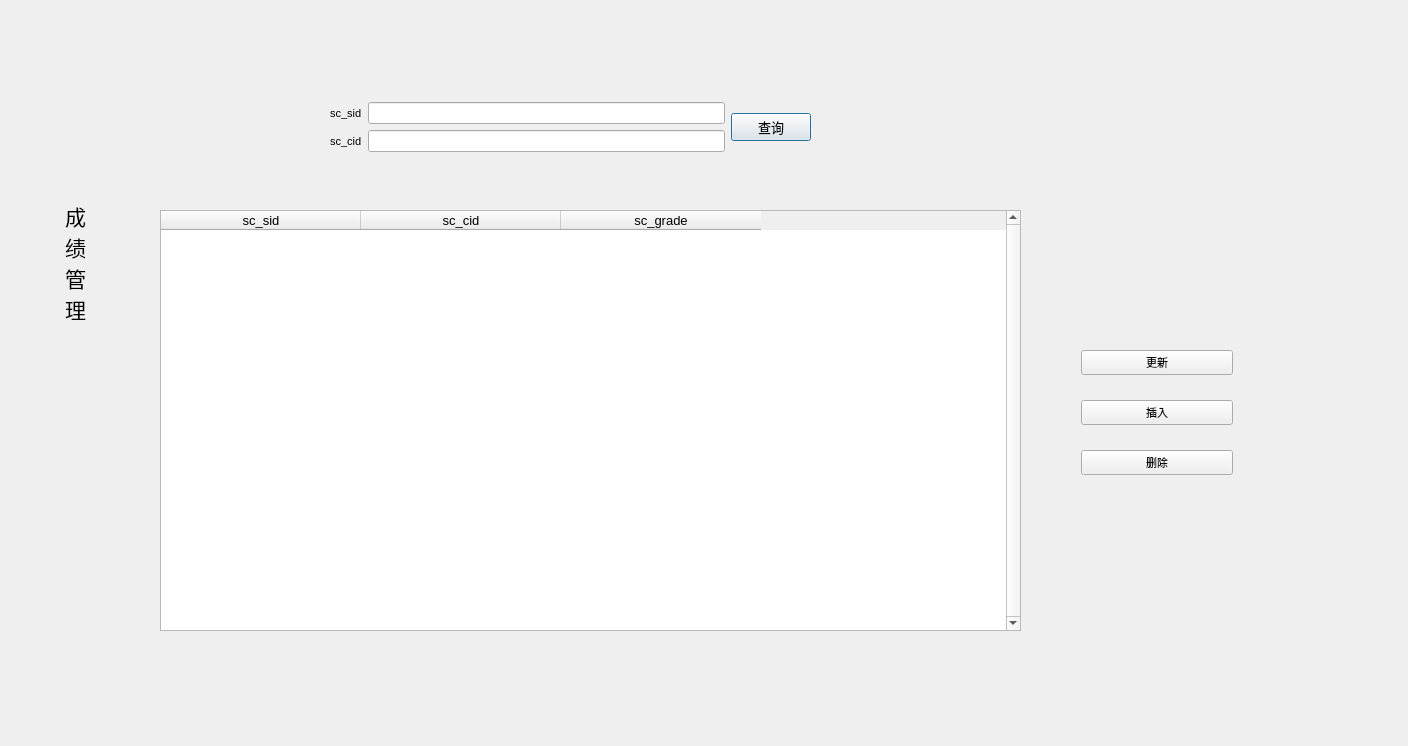
<?xml version="1.0" encoding="UTF-8"?>
<ui version="4.0">
 <class>ScDialog</class>
 <widget class="QDialog" name="ScDialog">
  <property name="geometry">
   <rect>
    <x>0</x>
    <y>0</y>
    <width>1408</width>
    <height>746</height>
   </rect>
  </property>
  <property name="font">
   <font>
    <pointsize>8</pointsize>
   </font>
  </property>
  <property name="windowTitle">
   <string>成绩管理</string>
  </property>
  <widget class="QTableWidget" name="tableWidget">
   <property name="geometry">
    <rect>
     <x>160</x>
     <y>210</y>
     <width>861</width>
     <height>421</height>
    </rect>
   </property>
   <property name="font">
    <font>
     <pointsize>10</pointsize>
     <kerning>true</kerning>
    </font>
   </property>
   <property name="lineWidth">
    <number>4</number>
   </property>
   <property name="verticalScrollBarPolicy">
    <enum>Qt::ScrollBarAlwaysOn</enum>
   </property>
   <property name="autoScrollMargin">
    <number>16</number>
   </property>
   <attribute name="horizontalHeaderVisible">
    <bool>true</bool>
   </attribute>
   <attribute name="horizontalHeaderCascadingSectionResizes">
    <bool>true</bool>
   </attribute>
   <attribute name="horizontalHeaderDefaultSectionSize">
    <number>200</number>
   </attribute>
   <attribute name="verticalHeaderCascadingSectionResizes">
    <bool>false</bool>
   </attribute>
   <attribute name="verticalHeaderDefaultSectionSize">
    <number>96</number>
   </attribute>
   <column>
    <property name="text">
     <string>sc_sid</string>
    </property>
   </column>
   <column>
    <property name="text">
     <string>sc_cid</string>
    </property>
   </column>
   <column>
    <property name="text">
     <string>sc_grade</string>
    </property>
   </column>
  </widget>
  <widget class="QLabel" name="label">
   <property name="geometry">
    <rect>
     <x>40</x>
     <y>200</y>
     <width>71</width>
     <height>201</height>
    </rect>
   </property>
   <property name="font">
    <font>
     <pointsize>16</pointsize>
    </font>
   </property>
   <property name="accessibleDescription">
    <string/>
   </property>
   <property name="layoutDirection">
    <enum>Qt::LeftToRight</enum>
   </property>
   <property name="autoFillBackground">
    <bool>false</bool>
   </property>
   <property name="text">
    <string>成
绩
管
理</string>
   </property>
   <property name="scaledContents">
    <bool>false</bool>
   </property>
   <property name="alignment">
    <set>Qt::AlignHCenter|Qt::AlignTop</set>
   </property>
  </widget>
  <widget class="QWidget" name="layoutWidget">
   <property name="geometry">
    <rect>
     <x>330</x>
     <y>90</y>
     <width>481</width>
     <height>74</height>
    </rect>
   </property>
   <layout class="QGridLayout" name="gridLayout_4">
    <item row="0" column="0">
     <layout class="QGridLayout" name="gridLayout_2">
      <item row="1" column="0">
       <layout class="QGridLayout" name="gridLayout">
        <item row="3" column="1">
         <widget class="QLineEdit" name="lineEdit_2"/>
        </item>
        <item row="1" column="0">
         <widget class="QLabel" name="label_2">
          <property name="text">
           <string>sc_sid</string>
          </property>
         </widget>
        </item>
        <item row="1" column="1">
         <widget class="QLineEdit" name="lineEdit"/>
        </item>
        <item row="3" column="0">
         <widget class="QLabel" name="label_3">
          <property name="text">
           <string>sc_cid</string>
          </property>
         </widget>
        </item>
       </layout>
      </item>
     </layout>
    </item>
    <item row="0" column="1">
     <widget class="QPushButton" name="m_selected">
      <property name="font">
       <font>
        <pointsize>10</pointsize>
       </font>
      </property>
      <property name="text">
       <string>查询</string>
      </property>
     </widget>
    </item>
   </layout>
  </widget>
  <widget class="QWidget" name="">
   <property name="geometry">
    <rect>
     <x>1081</x>
     <y>331</y>
     <width>152</width>
     <height>164</height>
    </rect>
   </property>
   <layout class="QGridLayout" name="gridLayout_3">
    <item row="0" column="0">
     <widget class="QPushButton" name="m_updated">
      <property name="text">
       <string>更新</string>
      </property>
     </widget>
    </item>
    <item row="1" column="0">
     <widget class="QPushButton" name="m_inserted">
      <property name="text">
       <string>插入</string>
      </property>
     </widget>
    </item>
    <item row="2" column="0">
     <widget class="QPushButton" name="m_deleted">
      <property name="text">
       <string>删除</string>
      </property>
     </widget>
    </item>
   </layout>
  </widget>
 </widget>
 <resources/>
 <connections/>
</ui>
